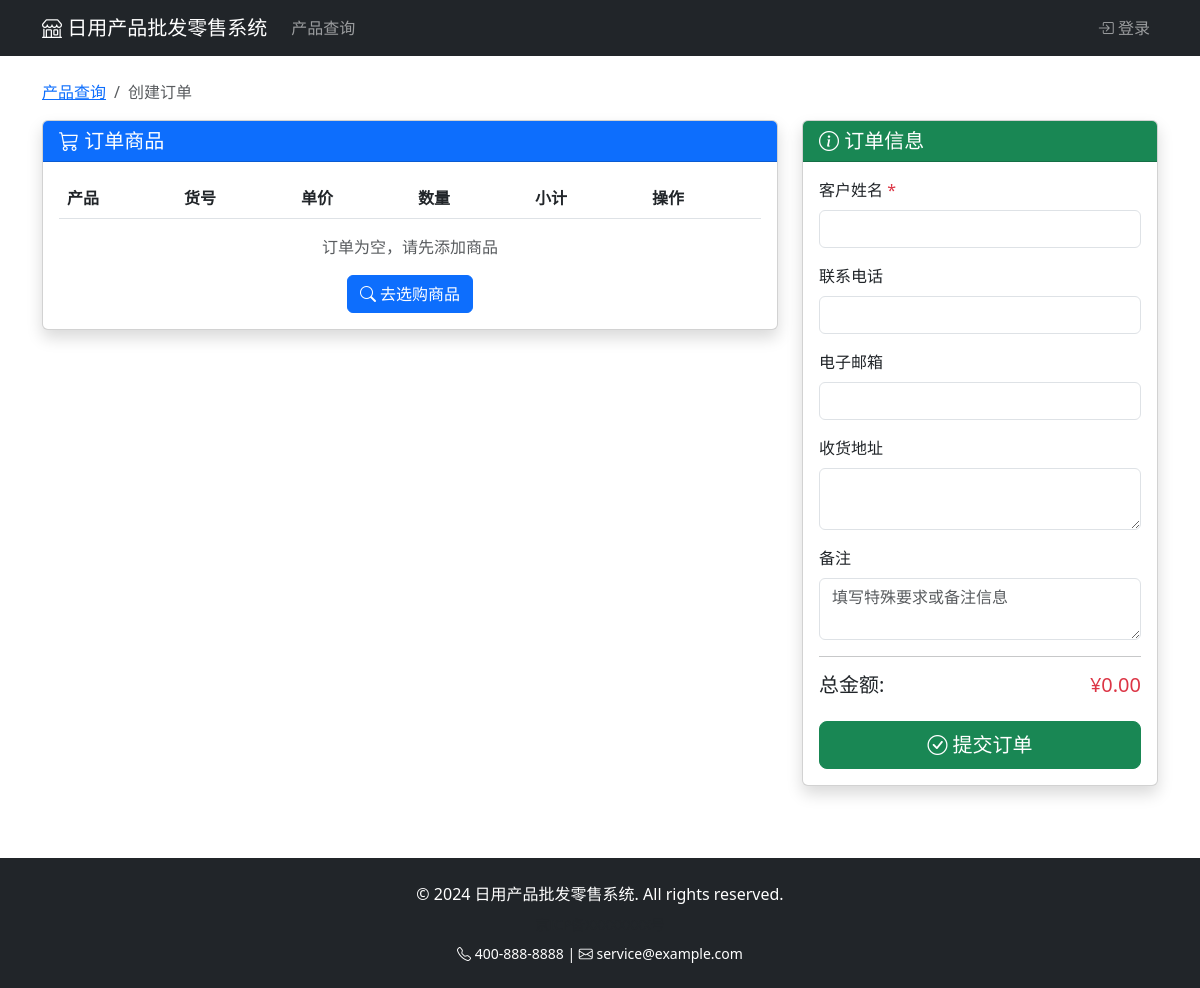
/order, run on the app's committed database.
### app/models.py (models this page shows, shortened)
class SystemSetting(db.Model):
    __tablename__ = 'system_settings'
    id = db.Column(db.Integer, primary_key=True)
    key = db.Column(db.String(100), unique=True, nullable=False, index=True)
    value = db.Column(db.Text)
    description = db.Column(db.String(255))
    updated_at = db.Column(db.DateTime, default=datetime.utcnow, onupdate=datetime.utcnow)

### app/routes/main.py (the view)
@main_bp.route('/order')
def order():
    return render_template('order.html')

### app/templates/order.html (shortened to what this page needs)
{% extends "common/base.html" %}
{% block content %}
<div class="container py-4">
    <nav aria-label="breadcrumb">
        <ol class="breadcrumb">
            <li class="breadcrumb-item"><a href="{{ url_for('main.index') }}">产品查询</a></li>
            <li class="breadcrumb-item active">创建订单</li>
        </ol>
    </nav>
    <div class="row">
        <div class="col-lg-8">
            <div class="card shadow mb-4">
                <div class="card-header bg-primary text-white">
                    <h5 class="mb-0"><i class="bi bi-cart3"></i> 订单商品</h5>
                </div>
                <div class="card-body">
                    <table class="table">
                        <thead>
                            <tr>
                                <th>产品</th>
                                <th>货号</th>
                                <th>单价</th>
                                <th>数量</th>
                                <th>小计</th>
                                <th>操作</th>
                            </tr>
                        </thead>
                    </table>
                    <div class="text-center" id="emptyCartMsg" style="display: none;">
                        <p class="text-muted mb-3">订单为空，请先添加商品</p>
                        <a href="{{ url_for('main.index') }}" class="btn btn-primary">
                            <i class="bi bi-search"></i> 去选购商品
                        </a>
                    </div>
                </div>
            </div>
        </div>
        <div class="col-lg-4">
            <div class="card shadow">
                <div class="card-header bg-success text-white">
                    <h5 class="mb-0"><i class="bi bi-info-circle"></i> 订单信息</h5>
                </div>
                <div class="card-body">
                    <form id="orderForm">
                        <div class="mb-3">
                            <label class="form-label">客户姓名 <span class="text-danger">*</span></label>
                            <input type="text" class="form-control" id="customerName" required>
                        </div>
                        <div class="mb-3">
                            <label class="form-label">联系电话</label>
                            <input type="tel" class="form-control" id="customerPhone">
                        </div>
                        <div class="mb-3">
                            <label class="form-label">电子邮箱</label>
                            <input type="email" class="form-control" id="customerEmail">
                        </div>
                        <div class="mb-3">
                            <label class="form-label">收货地址</label>
                            <textarea class="form-control" id="customerAddress" rows="2"></textarea>
                        </div>
                        <div class="mb-3">
                            <label class="form-label">备注</label>
                            <textarea class="form-control" id="orderNotes" rows="2" placeholder="填写特殊要求或备注信息"></textarea>
                        </div>
                        <hr>
                        <div class="d-flex justify-content-between">
                            <h5>总金额:</h5>
                            <h5 class="text-danger" id="totalAmount">¥0.00</h5>
                        </div>
                        <div class="d-grid mt-3">
                            <button type="submit" class="btn btn-success btn-lg">
                                <i class="bi bi-check-circle"></i> 提交订单
                            </button>
                        </div>
                    </form>
                </div>
            </div>
        </div>
    </div>
</div>
{% endblock %}

### app/templates/common/base.html (shortened to what this page needs)
<!DOCTYPE html>
<html lang="zh-CN">
<head>
    <link href="https://cdn.jsdelivr.net/npm/bootstrap@5.3.0/dist/css/bootstrap.min.css" rel="stylesheet">
    <link href="https://cdn.jsdelivr.net/npm/bootstrap-icons@1.11.0/font/bootstrap-icons.css" rel="stylesheet">
</head>
<body>
    <nav class="navbar navbar-expand-lg navbar-dark bg-dark">
        <div class="container">
            <a class="navbar-brand" href="{{ url_for('main.index') }}">
                <i class="bi bi-shop"></i> {{ site_info.site_name }}
            </a>
            <div class="collapse navbar-collapse" id="navbarNav">
                <ul class="navbar-nav me-auto">
                    <li class="nav-item">
                        <a class="nav-link" href="{{ url_for('main.index') }}">产品查询</a>
                    </li>
                </ul>
                <ul class="navbar-nav">
                    {% if current_user.is_authenticated %}
                        <li class="nav-item dropdown">
                            <a class="nav-link dropdown-toggle" href="#" role="button" data-bs-toggle="dropdown">
                                <i class="bi bi-person-circle"></i> {{ current_user.username }}
                            </a>
                            <ul class="dropdown-menu">
                                <li><a class="dropdown-item" href="{{ url_for('admin.dashboard') }}">后台管理</a></li>
                                <li><a class="dropdown-item" href="{{ url_for('auth.change_password') }}">修改密码</a></li>
                                <li><hr class="dropdown-divider"></li>
                                <li><a class="dropdown-item" href="{{ url_for('auth.logout') }}">退出登录</a></li>
                            </ul>
                        </li>
                    {% else %}
                        <li class="nav-item">
                            <a class="nav-link" href="{{ url_for('auth.login') }}">
                                <i class="bi bi-box-arrow-in-right"></i> 登录
                            </a>
                        </li>
                    {% endif %}
                </ul>
            </div>
        </div>
    </nav>
    {% block content %}{% endblock %}
    <footer class="bg-dark text-white text-center py-4 mt-5">
        <div class="container">
            <p class="mb-2">{{ site_info.copyright }}</p>
            {% if site_info.icp %}
            <p class="mb-2 small text-muted">
                <a href="https://beian.miit.gov.cn/" target="_blank" class="text-muted text-decoration-none">
                </a>
            </p>
            {% endif %}
            {% if site_info.company_phone %}
            <p class="mb-0 small">
                <i class="bi bi-telephone"></i> {{ site_info.company_phone }}
                {% if site_info.company_email %} | <i class="bi bi-envelope"></i> {{ site_info.company_email }}{% endif %}
            </p>
            {% endif %}
        </div>
    </footer>
</body>
</html>

### data on the page
SystemSetting: site_name "日用产品批发零售系统"
SystemSetting: copyright "© 2024 日用产品批发零售系统. All rights reserved."
SystemSetting: company_phone "400-888-8888"
SystemSetting: company_email "service@example.com"
